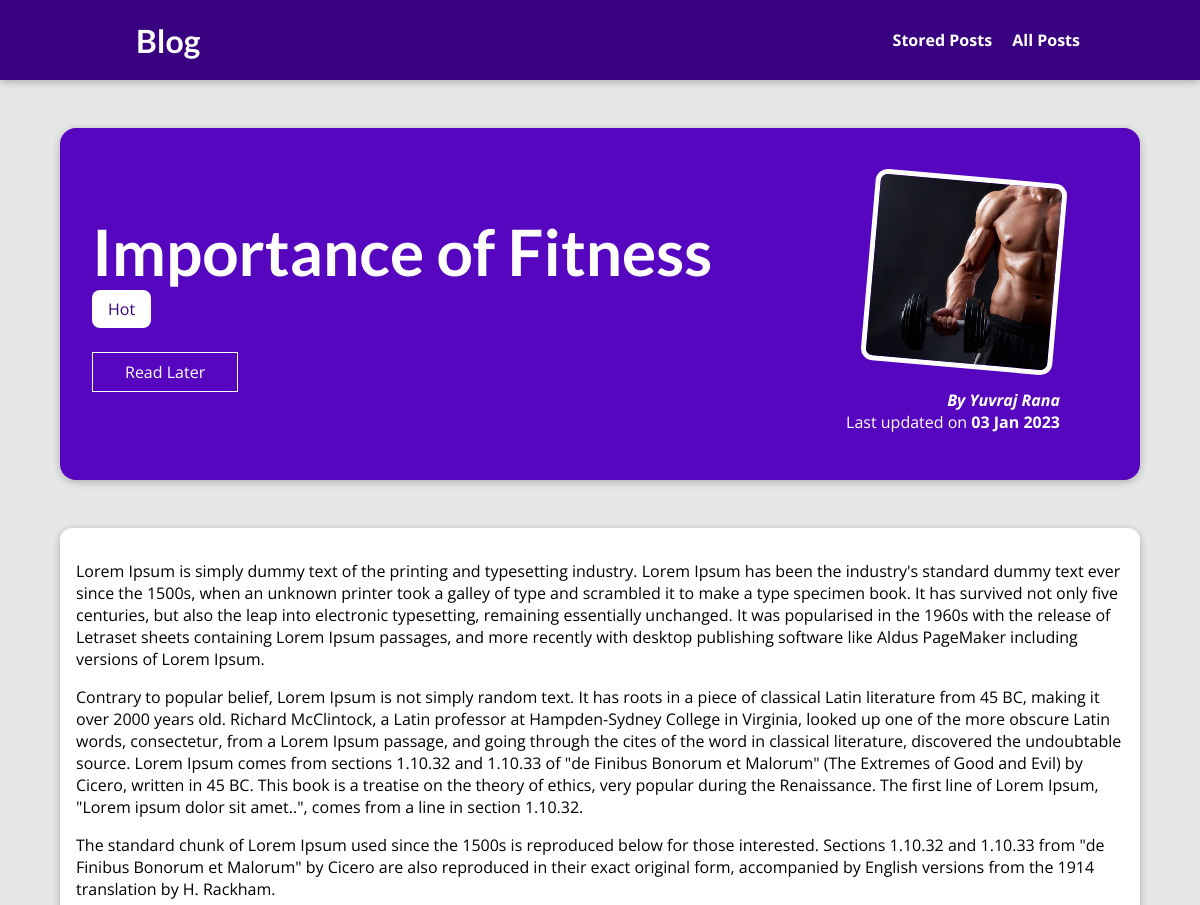
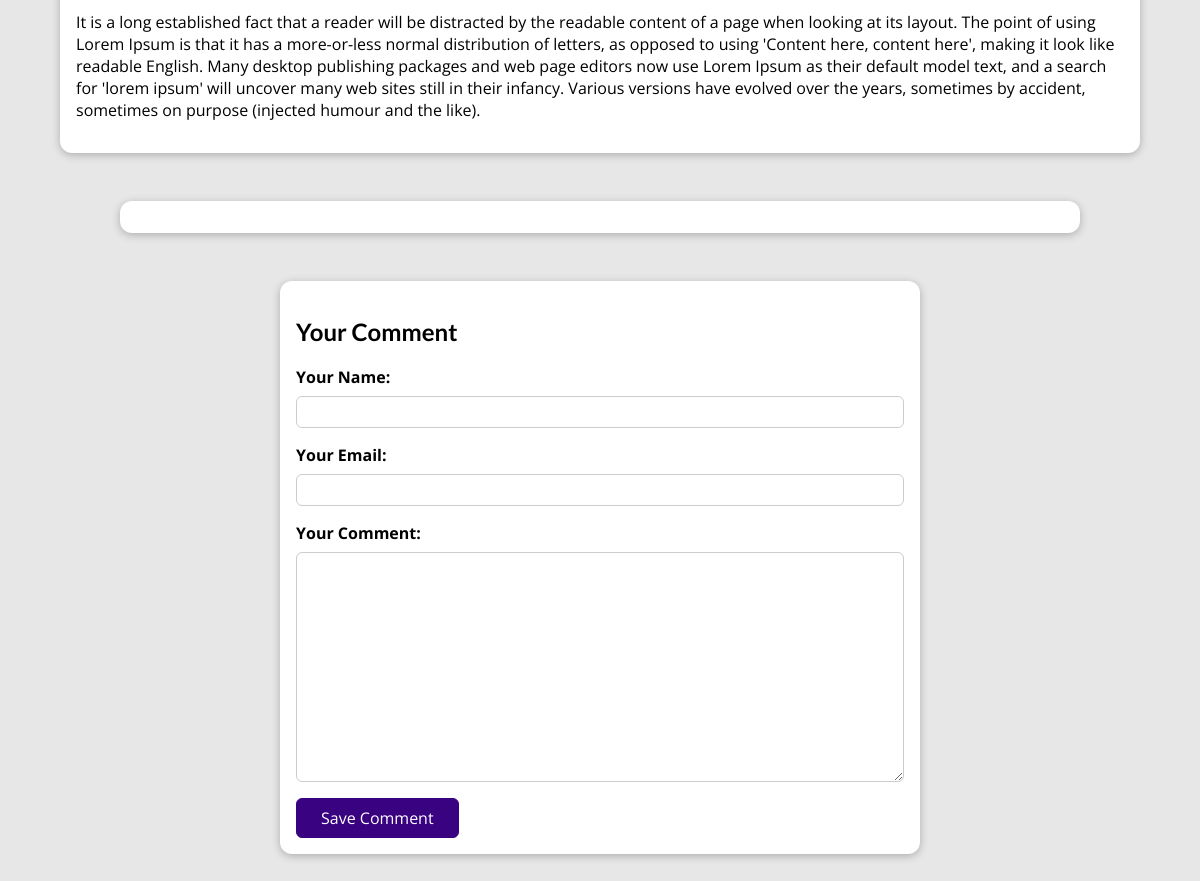
The page /posts/importance-of-fitness on the database its author committed (2 pictures, top to bottom).
### blog/models.py (models this page shows, shortened)
class Post(models.Model):
    title = models.CharField(max_length=150)
    excerpt = models.CharField(max_length=200)
    image = models.ImageField(upload_to="posts", null=True)
    date = models.DateField(auto_now=True)
    slug = models.SlugField(unique=True, db_index=True)
    content = models.TextField(validators=[MinLengthValidator(10)])
    author = models.ForeignKey(
        Author, on_delete=models.SET_NULL, null=True, related_name="posts")
    tags = models.ManyToManyField(Tag)

class Tag(models.Model):
    caption = models.CharField(max_length=20)

class Author(models.Model):
    first_name = models.CharField(max_length=100)
    last_name = models.CharField(max_length=100)
    email_address = models.EmailField()
    def full_name(self):
        return f"{self.first_name} {self.last_name}"
    def __str__(self):
        return self.full_name()

### blog/views.py (the view, shortened to what this page needs)
# urls.py: path("posts/<slug:slug>", views.SinglePostView.as_view(),
class SinglePostView(View):
    def is_stored_post(self, request, post_id):
        stored_posts = request.session.get("stored_posts")
        if stored_posts is not None:
          is_saved_for_later = post_id in stored_posts
        else:
          is_saved_for_later = False
        return is_saved_for_later
    def get(self, request, slug):
        post = Post.objects.get(slug=slug)
        context = {
            "post": post,
            "post_tags": post.tags.all(),
            "comment_form": CommentForm(),
            "comments": post.comments.all().order_by("-id"),
            "saved_for_later": self.is_stored_post(request, post.id)
        }
        return render(request, "blog/post-detail.html", context)

### blog/forms.py
class CommentForm(forms.ModelForm):
    class Meta:
        model = Comment
        exclude = ["post"]
        labels = {
          "user_name": "Your Name",
          "user_email": "Your Email",
          "text": "Your Comment"
        }

### blog/templates/blog/post-detail.html (shortened to what this page needs)
{% extends "base.html" %}
{% load static %}
{% block css_files %}
<link rel="stylesheet" href="{% static "blog/post-detail.css" %}" />
{% endblock %}
{% block content %}
<section id="summary">
  <h2>{{ post.title }}</h2>
  <div>
    {% for tag in post_tags %}
      <span class="tag">{{ tag.caption }}</span>
    {% endfor %}
  </div>
  <div id="read-later">
    <form action="{% url "read-later" %}" method="POST">
      <button>
        {% if saved_for_later %}
          Remove from "Read Later" List
        {% else %}
          Read Later
        {% endif %}
      </button>
    </form>
  </div>
  <article>
    <img src="{{ post.image.url }}" alt="{{ post.title }}" />
    <address>By <a href="mailto:{{ post.author.email_address }}">{{ post.author }}</a></address>
    <div>Last updated on <time>{{ post.date|date:"d M Y" }}</time></div>
  </article>
</section>
<main>
  {{ post.content|linebreaks }}
</main>
<section id="comments">
</section>
<section id="comment-form">
  <h2>Your Comment</h2>
  <form action="{% url "post-detail-page" post.slug %}" method="POST">
    {% for form_field in comment_form %}
      <div class="form-control {% if form_field.errors %}invalid{% endif %}">
        {{ form_field.label_tag }}
        {{ form_field }}
      </div>
    {% endfor %}
    <button>Save Comment</button>
  </form>
</section>
{% endblock %}

### static/app.css (style rules this page uses)
* { box-sizing: border-box; }
html { font-family: 'Open Sans', 'Lato', sans-serif; }
body { margin: 0; }
h1, h2, h3 { font-family: 'Lato', sans-serif; font-weight: bold; }

### blog/static/blog/post-detail.css (style rules this page uses)
body { background-color: #e7e7e7; }
#summary { margin: 8rem auto 3rem auto; padding: 2rem; width: 90%; max-width: 90rem; border-radius: 16px; background-color: #5706c0; position: relative; box-shadow: 0 2px 8px rgba(0, 0, 0, 0.25); height: 22rem; }
#summary h2 { color: white; font-size: 4rem; margin-bottom: 0.5rem; }
#summary article { position: absolute; top: 2rem; right: 3rem; padding: 1rem 2rem; border-radius: 12px; text-align: right; color: white; }
#summary article img { width: 12rem; height: 12rem; border-radius: 12px; transform: rotateZ(5deg); border: 5px solid white; margin-bottom: 1rem; }
#summary address { font-weight: bold; }
#summary a { color: white; text-decoration: none; }
#summary time { font-weight: bold; }
#read-later { margin: 2rem 0; }
#read-later button { background-color: transparent; border: 1px solid white; padding: 0.5rem 2rem; font: inherit; color: white; cursor: pointer; }
main { width: 90%; max-width: 90rem; margin: 3rem auto; background-color: white; padding: 1rem; border-radius: 12px; box-shadow: 0 2px 8px rgba(0, 0, 0, 0.25); }
.tag { background-color: white; color: #390281; padding: 0.5rem 1rem; border-radius: 8px; }
#comment-form { margin: 3rem auto; width: 90%; max-width: 40rem; border-radius: 12px; background-color: white; box-shadow: 0 2px 8px rgba(0, 0, 0, 0.25); padding: 1rem; }
#comment-form button { font: inherit; background-color: #390281; color: white; border: 1px solid #390281; padding: 0.5rem 1.5rem; border-radius: 6px; cursor: pointer; }
.form-control { margin-bottom: 1rem; }
.form-control label { font-weight: bold; margin-bottom: 0.5rem; display: block; }
.form-control input, .form-control textarea { display: block; width: 100%; font: inherit; padding: 0.25rem; border-radius: 6px; border: 1px solid #ccc; }
#comments { margin: 3rem auto; width: 90%; max-width: 60rem; border-radius: 12px; background-color: white; box-shadow: 0 2px 8px rgba(0, 0, 0, 0.25); padding: 1rem 2rem; }

### rows shown on the page
Post: title "Importance of Fitness", image (picture), author "Yuvraj Rana", date "03 Jan 2023", content "Lorem Ipsum is simply dummy text of the printing and typesetting industry. Lorem Ipsum has been the industry's standard dummy text ever since the 1500s, when an unknown printer took a galley of type and scrambled it to make a type specimen book. It has survived not only five centuries, but also the leap into electronic typesetting, remaining essentially unchanged. It was popularised in the 1960s with the release of Letraset sheets containing Lorem Ipsum passages, and more recently with desktop publishing software like Aldus PageMaker including versions of Lorem Ipsum. Contrary to popular belief, Lorem Ipsum is not simply random text. It has roots in a piece of classical Latin literature…"
Tag: caption "Hot"
